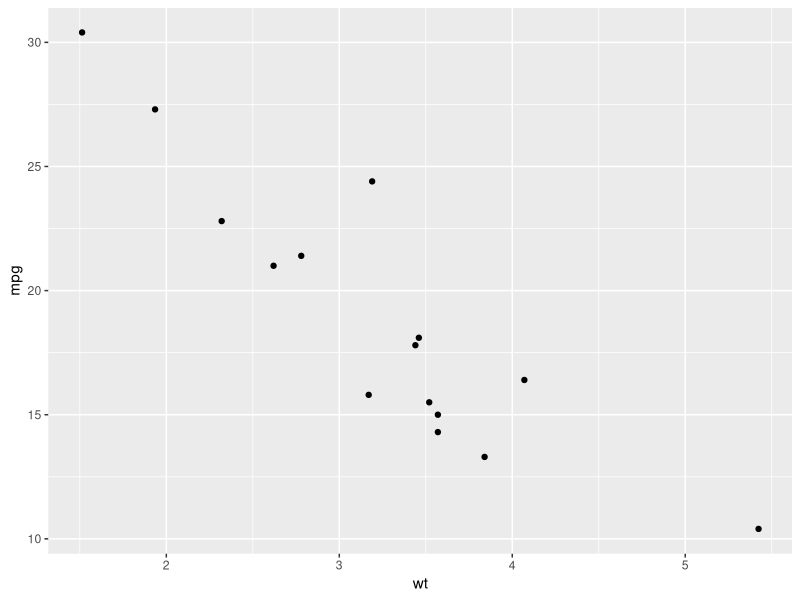
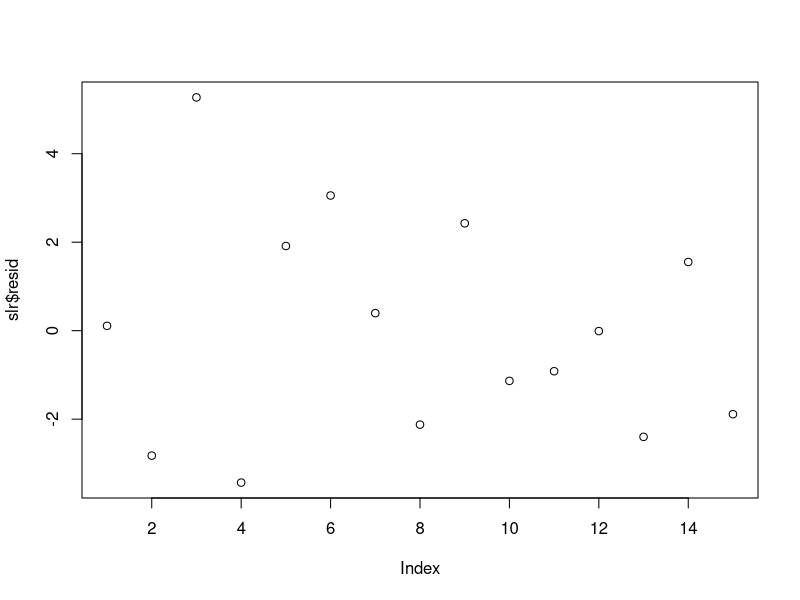
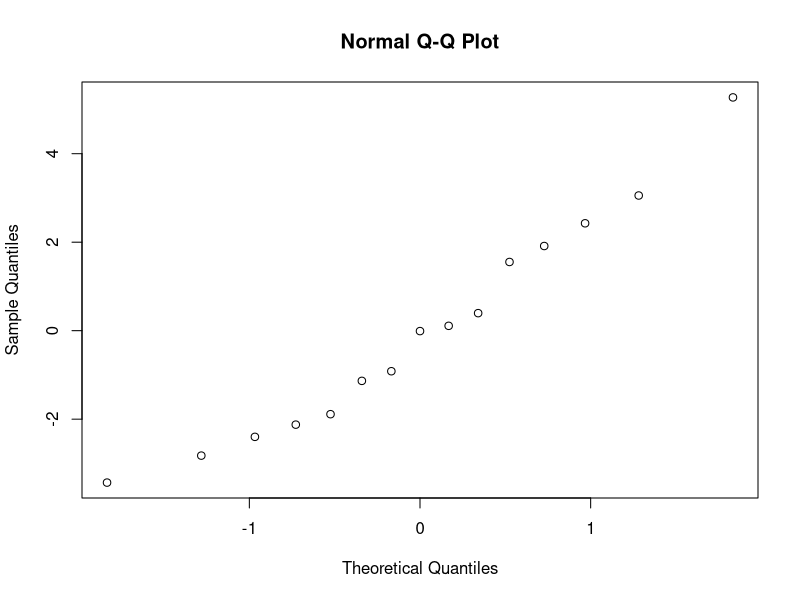
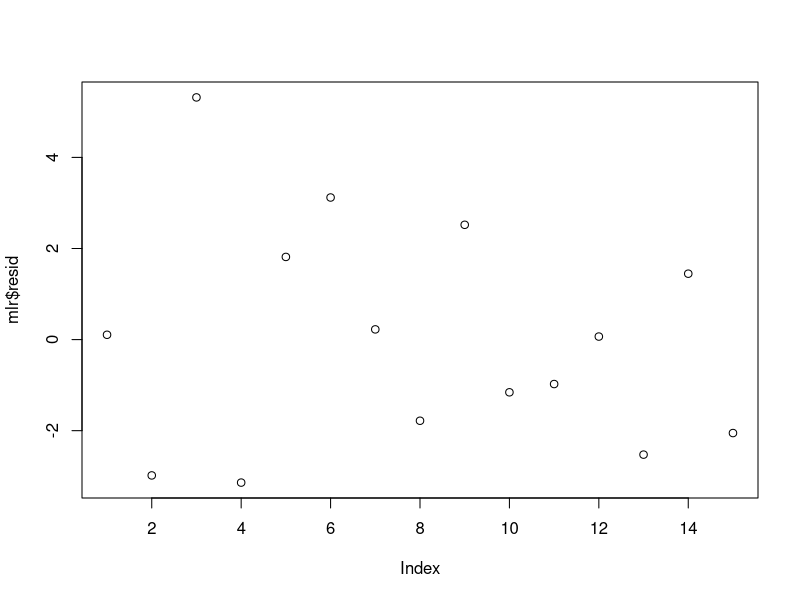
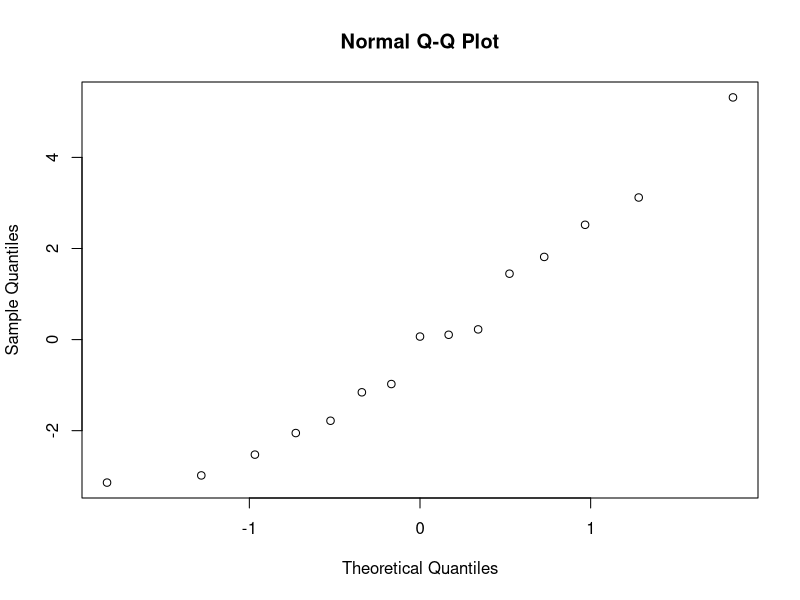
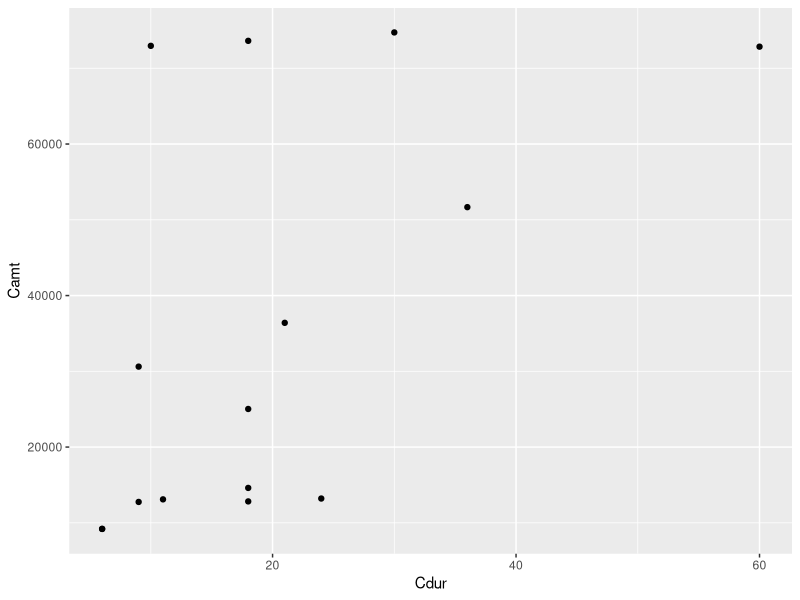
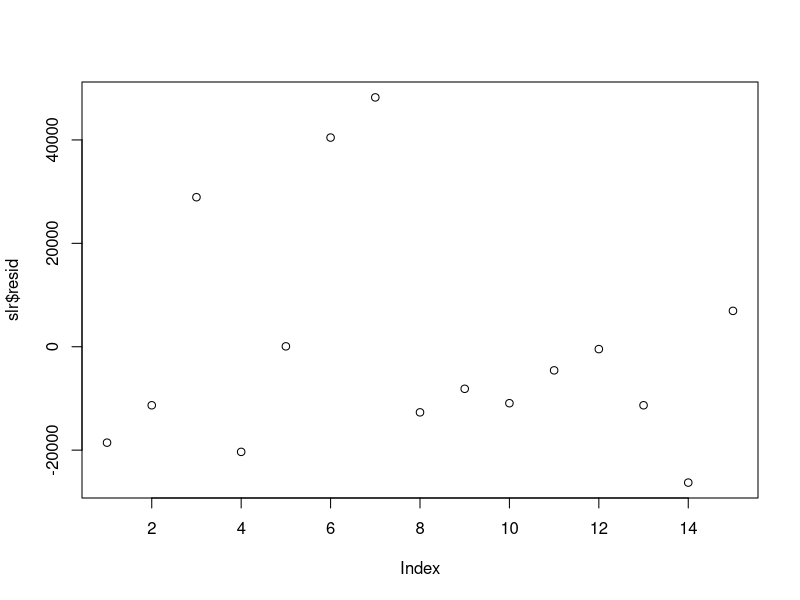
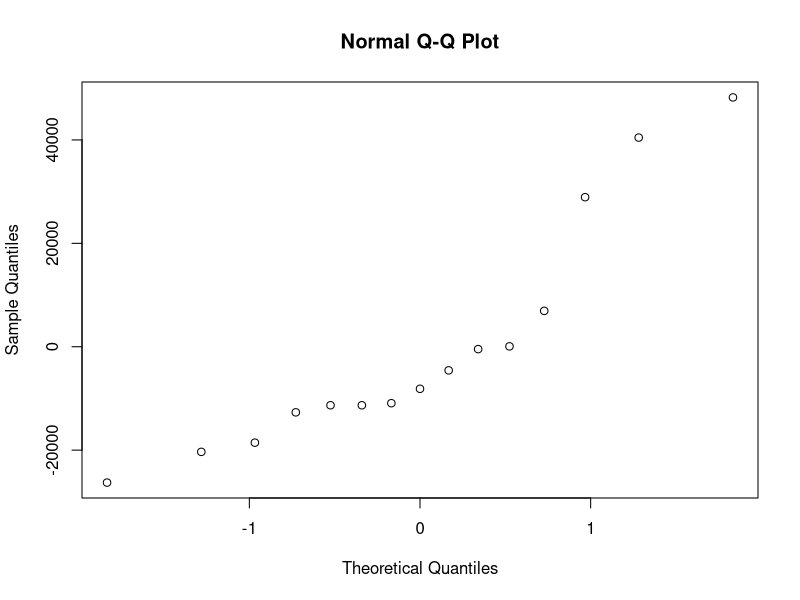

Write the R code that produced these figures, in order.
###################################
#For Mtcars dataset
###################################

rm(list=ls())
data <- mtcars
library(dplyr)
data <- sample_n(data,15)

# install.packages("ggplot2") 
library(ggplot2)         
ggplot(data,aes(x=wt,y=mpg))+geom_point() #To plot - wt/gear
cor.test(data$wt,data$mpg)   # to find the correlation value

# simple linear regression
slr = lm(mpg~wt, data) 
summary(slr)
plot(slr$resid)  # Residual plot
qqnorm(slr$resid)   #Q-Q Plot

# Multiple linear regression
mlr = lm(mpg~wt+gear, data) 
summary(mlr)
plot(mlr$resid)  # Residual plot
qqnorm(mlr$resid)   #Q-Q Plot


###################################
#For Credit worthiness dataset
###################################

rm(list=ls())
data <- read.csv("CreditWorthiness.csv")
library(dplyr)
data <- sample_n(data,15)

# install.packages("ggplot2") 
library("ggplot2")         
ggplot(data,aes(x=Cdur,y=Camt))+geom_point() #To plot - wt/gear
cor.test(data$Cdur,data$Camt)   # to find the correlation value

# simple linear regression
slr = lm(Camt~Cdur, data) 
summary(slr)
plot(slr$resid)  # Residual plot
qqnorm(slr$resid)   #Q-Q Plot

# Multiple linear regression
mlr = lm(Camt~Cdur+InRate, data) 
summary(mlr)
plot(mlr$resid)  # Residual plot
qqnorm(mlr$resid)   #Q-Q Plot

